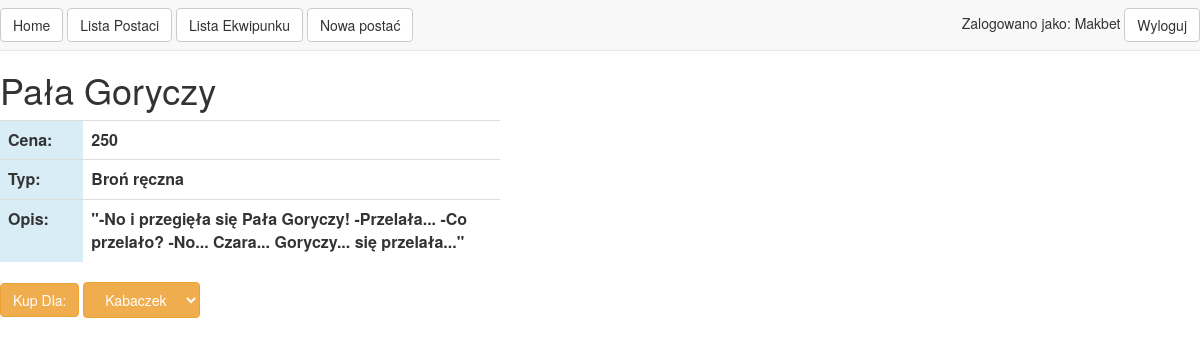
The app's page /equipment/1/ (signed in) with its own data.
### character_sheet/models.py (models this page shows, shortened)
class Equipment(models.Model):
    name = models.CharField(max_length=40)
    price = models.IntegerField(default=0)
    WEAPON_TYPE_CHOICES = (
        ('M', 'Broń ręczna'),
        ('D', 'Broń zasięgowa'),
        ('A', 'Pancerz/Ubiór'),
        ('C', 'Użytkowy'),
    )
    weapon_type = models.CharField(max_length=1, choices=WEAPON_TYPE_CHOICES, default='C')
    description = models.TextField(max_length=300)
    owned_by = models.ManyToManyField(Character_sheet)

### character_sheet/views.py (the view, shortened to what this page needs)
# urls.py: url(r'^equipment/(?P<id>\d+)/$', equipment_detail),
def equipment_detail(request, id):
    instance = get_object_or_404(Equipment, id=id)
    characters = []
    if request.user.groups.filter(name="Player").exists():
        characters = get_list_or_404(Character_sheet, user=request.user)
    passed_data = {
        "instance": instance,
        "title": instance.name,
        "characters": characters
    }
    return render(request, "equipment/detail.html", passed_data)

### templates/equipment/detail.html (shortened to what this page needs)
{% extends "index.html" %}
{% block content %}
<table class="slimmer table table-borderless">
    <tr>
        <th class="info col-xs-2">Cena:</th>
        <th>{{ instance.price }}</th>
    </tr>
    <tr>
        <th class="info col-xs-2">Typ:</th>
        <th>{{ instance.get_weapon_type_display }}</th>
    </tr>
    <tr>
        <th class="info col-xs-2">Opis:</th>
        <th>{{ instance.description }} </th>
    </tr>
</table>
{% if user.groups.all.0.name == "Player" %}
    <form method='POST' action=''>{% csrf_token %}
    <button class="btn btn-warning" type=submit>Kup Dla:</button>
    <select name="character_name" class="btn btn-warning">
    {% for character in characters %}
        <option value={{ character.id }}>{{ character.name }}</option>
    {% endfor %}
    </select>
    </form>
{% endif %}
{% endblock %}

### templates/index.html (shortened to what this page needs)
<html lang="pl">
    <head>
        <link rel="stylesheet" href="https://maxcdn.bootstrapcdn.com/bootstrap/3.3.5/css/bootstrap.min.css" type="text/css" />
    </head>
    <body>
        {% include "menu.html" %}
                <h1>{{ title }}</h1>
        {% block content %} {% endblock %}
    </body>
</html>

### templates/menu.html (shortened to what this page needs)
<div class="navbar navbar-default navbar-fixed-top" id="Ttopnav">
    <div style="float:left;">
      <a class="btn btn-default navbar-btn" href="/">Home</a>
      <a class="btn btn-default navbar-btn" href="/characters">Lista Postaci</a>
      <a class="btn btn-default navbar-btn" href="/equipment">Lista Ekwipunku</a>
        {% if user.groups.all.0.name == "Player" %}
            <a class="btn btn-default navbar-btn" href="/characters/new">Nowa postać</a>
        {% endif %}
    </div>
    <div style="float:right;">
        {% if user.is_authenticated %}
            <span>Zalogowano jako: {{ user.username }}  </span>
            <a class="btn btn-default navbar-btn" href="/logout">Wyloguj</a>
        {% else %}
            <a class="btn btn-default navbar-btn" href="/login">Zaloguj</a>
            <a class="btn btn-default navbar-btn" href="/signup">Zarejestruj</a>
        {% endif %}
    </div>
</div>

### templates/index.html (style rules this page uses)
body { padding-top: 50px; }
.slimmer { max-width: 500px; }

### records on screen
Equipment: name "Pała Goryczy", price "250", weapon_type "Broń ręczna", description "\"-No i przegięła się Pała Goryczy! -Przelała... -Co przelało? -No... Czara... Goryczy... się przelała...\""

### other values on screen
{{ user.username }} "Makbet"
form field character_name "Kabaczek"
